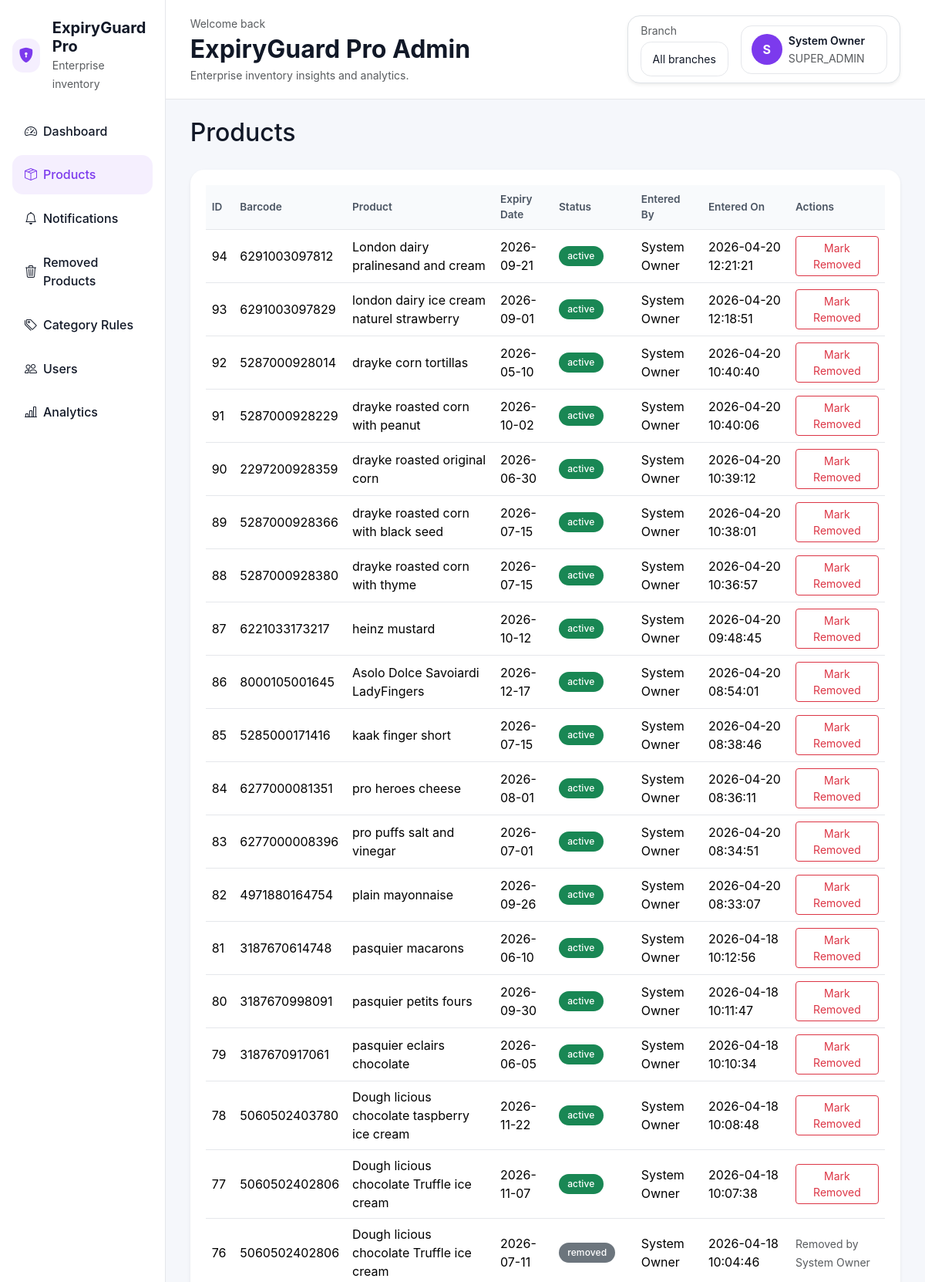
/admin/products.php (signed in, upper part), run on the app's committed database.
### tables this page shows
CREATE TABLE `products` (
  `id` int NOT NULL AUTO_INCREMENT,
  `company_id` int DEFAULT '1',
  `branch_id` int DEFAULT '1',
  `barcode` varchar(100) NOT NULL,
  `product_name` varchar(150) NOT NULL,
  `batch_code` varchar(100) DEFAULT NULL,
  `category` varchar(100) DEFAULT NULL,
  `quantity` int NOT NULL DEFAULT '1',
  `unit` varchar(50) DEFAULT NULL,
  `expiry_date` date NOT NULL,
  `status` enum('active','near_expiry','expired','removed') NOT NULL DEFAULT 'active',
  `entered_by` int NOT NULL,
  `entered_on` datetime DEFAULT CURRENT_TIMESTAMP,
  `is_removed` tinyint(1) NOT NULL DEFAULT '0',
  `removed_by` int DEFAULT NULL,
  `removed_on` datetime DEFAULT NULL,
  `notes` text,
  PRIMARY KEY (`id`),
  UNIQUE KEY `uq_branch_barcode_expiry` (`branch_id`,`barcode`,`expiry_date`),
  KEY `idx_products_company` (`company_id`),
  KEY `idx_products_branch` (`branch_id`),
  KEY `idx_products_status` (`status`),
  KEY `idx_products_expiry` (`expiry_date`),
  KEY `fk_products_entered_by` (`entered_by`),
  KEY `fk_products_removed_by` (`removed_by`),
  CONSTRAINT `fk_products_branch` FOREIGN KEY (`branch_id`) REFERENCES `branches` (`id`) ON DELETE CASCADE,
  CONSTRAINT `fk_products_company` FOREIGN KEY (`company_id`) REFERENCES `companies` (`id`) ON DELETE CASCADE,
  CONSTRAINT `fk_products_entered_by` FOREIGN KEY (`entered_by`) REFERENCES `users` (`id`),
  CONSTRAINT `fk_products_removed_by` FOREIGN KEY (`removed_by`) REFERENCES `users` (`id`) ON DELETE SET NULL
);

CREATE TABLE `users` (
  `id` int NOT NULL AUTO_INCREMENT,
  `company_id` int NOT NULL,
  `branch_id` int DEFAULT NULL,
  `full_name` varchar(100) NOT NULL,
  `username` varchar(50) NOT NULL,
  `password` varchar(255) NOT NULL,
  `role` enum('super_admin','company_admin','branch_manager','employee','viewer') NOT NULL DEFAULT 'employee',
  `email` varchar(150) DEFAULT NULL,
  `phone` varchar(50) DEFAULT NULL,
  `is_active` tinyint(1) NOT NULL DEFAULT '1',
  `last_login` datetime DEFAULT NULL,
  `created_at` datetime DEFAULT CURRENT_TIMESTAMP,
  PRIMARY KEY (`id`),
  UNIQUE KEY `uq_company_username` (`company_id`,`username`),
  KEY `fk_users_branch` (`branch_id`),
  CONSTRAINT `fk_users_branch` FOREIGN KEY (`branch_id`) REFERENCES `branches` (`id`) ON DELETE SET NULL,
  CONSTRAINT `fk_users_company` FOREIGN KEY (`company_id`) REFERENCES `companies` (`id`) ON DELETE CASCADE
);

### admin/products.php (the view, shortened to what this page needs)
<?php include 'layout_top.php'; ?>
<?php require_once '../config/db.php'; ?>
<?php require_once '../config/branch_filter.php'; ?>
<?php
$sql = "
    SELECT
        p.*,
        u.full_name AS entered_by_name,
        ru.full_name AS removed_by_name
    FROM products p
    LEFT JOIN users u ON p.entered_by = u.id
    LEFT JOIN users ru ON p.removed_by = ru.id
    WHERE 1 = 1
";
$sql .= " ORDER BY p.id DESC";
if ($branchFilterValue !== null) {
    $stmt = $conn->prepare($sql);
    $stmt->bind_param('s', $branchFilterValue);
    $stmt->execute();
    $products = $stmt->get_result();
} else {
    $products = $conn->query($sql);
}
?>
<div class="d-flex justify-content-between align-items-center mb-4">
    <div>
        <h2 class="mb-1">Products</h2>
    </div>
</div>
<div class="card border-0 shadow-sm">
    <div class="card-body table-responsive">
        <table class="table table-hover align-middle">
            <thead>
                <tr>
                    <th>ID</th>
                    <th>Barcode</th>
                    <th>Product</th>
                    <th>Expiry Date</th>
                    <th>Status</th>
                    <th>Entered By</th>
                    <th>Entered On</th>
                    <th>Actions</th>
                </tr>
            </thead>
            <tbody id="productsTableBody">
                <?php while ($product = $products->fetch_assoc()): ?>
                    <tr>
                        <td><?= $product['id'] ?></td>
                        <td><?= htmlspecialchars($product['barcode']) ?></td>
                        <td><?= htmlspecialchars($product['product_name']) ?></td>
                        <td><?= htmlspecialchars($product['expiry_date']) ?></td>
                        <td>
                            <span class="badge bg-<?php
                                echo $product['status'] === 'active'
                                    ? 'success'
                                    : (
                                        $product['status'] === 'near_expiry'
                                            ? 'warning text-dark'
                                            : (
                                                $product['status'] === 'expired'
                                                    ? 'danger'
                                                    : 'secondary'
                                            )
                                    );
                            ?>">
                                <?= htmlspecialchars($product['status']) ?>
                            </span>
                        </td>
                        <td>
                            <?= htmlspecialchars($product['entered_by_name'] ?? 'N/A') ?>
                        </td>
                        <td>
                            <?= htmlspecialchars($product['entered_on']) ?>
                        </td>
                        <td>
                            <?php if ((int)$product['is_removed'] === 0): ?>
                                <form
                                    method="POST"
                                    class="d-inline"
                                    onsubmit="return confirm('Mark this product as removed?');"
                                >
                                    <button
                                        name="remove_product"
                                        class="btn btn-sm btn-outline-danger"
                                    >
                                        Mark Removed
                                    </button>
                                </form>
                            <?php else: ?>
                                <span class="text-muted small">
                                    Removed by
                                    <?= htmlspecialchars($product['removed_by_name'] ?? 'N/A') ?>
                                </span>
                            <?php endif; ?>
                        </td>
                    </tr>
                <?php endwhile; ?>
            </tbody>
        </table>
    </div>
</div>
<?php include 'layout_bottom.php'; ?>

### assets/css/style.css (style rules this page uses)
:root { --body-bg: #f5f7fb; --surface: #ffffff; --surface-alt: #f8fafc; --text: #111827; --muted: #6b7280; --border: #e5e7eb; --accent: #7c3aed; --accent-soft: rgba(124, 58, 237, 0.08); --shadow: 0 6px 18px rgba(15, 23, 42, 0.05); --radius: 18px; }
html, body { min-height: 100%; margin: 0; font-family: "Inter", system-ui, -apple-system, BlinkMacSystemFont, "Segoe UI", sans-serif; background: var(--body-bg); color: var(--text); }
body { overflow-x: hidden; }
.card, .stat-card, .chart-card { background: var(--surface); border: 1px solid var(--border); border-radius: var(--radius); box-shadow: var(--shadow); }
.card-body { padding: 1.25rem; }
.table { background: #ffffff; margin-bottom: 0; }
.table thead th { background: #f8fafc; color: #4b5563; font-size: 0.85rem; font-weight: 600; border-bottom: 1px solid var(--border); }
.table th, .table td { border-color: var(--border); vertical-align: middle; }
.badge { border-radius: 999px; letter-spacing: 0.01em; padding: 0.45rem 0.7rem; font-weight: 500; }

### data on the page
products: id "94", barcode "6291003097812", product_name "London dairy pralinesand and cream", expiry_date "2026-09-21", status "active", entered_by.full_name "System Owner", entered_on "2026-04-20 12:21:21"
products: id "93", barcode "6291003097829", product_name "london dairy ice cream naturel strawberry", expiry_date "2026-09-01", status "active", entered_by.full_name "System Owner", entered_on "2026-04-20 12:18:51"
products: id "92", barcode "5287000928014", product_name "drayke corn tortillas", expiry_date "2026-05-10", status "active", entered_by.full_name "System Owner", entered_on "2026-04-20 10:40:40"
products: id "91", barcode "5287000928229", product_name "drayke roasted corn with peanut", expiry_date "2026-10-02", status "active", entered_by.full_name "System Owner", entered_on "2026-04-20 10:40:06"
products: id "90", barcode "2297200928359", product_name "drayke roasted original corn", expiry_date "2026-06-30", status "active", entered_by.full_name "System Owner", entered_on "2026-04-20 10:39:12"
products: id "89", barcode "5287000928366", product_name "drayke roasted corn with black seed", expiry_date "2026-07-15", status "active", entered_by.full_name "System Owner", entered_on "2026-04-20 10:38:01"
products: id "88", barcode "5287000928380", product_name "drayke roasted corn with thyme", expiry_date "2026-07-15", status "active", entered_by.full_name "System Owner", entered_on "2026-04-20 10:36:57"
products: id "87", barcode "6221033173217", product_name "heinz mustard", expiry_date "2026-10-12", status "active", entered_by.full_name "System Owner", entered_on "2026-04-20 09:48:45"
products: id "86", barcode "8000105001645", product_name "Asolo Dolce Savoiardi LadyFingers", expiry_date "2026-12-17", status "active", entered_by.full_name "System Owner", entered_on "2026-04-20 08:54:01"
products: id "85", barcode "5285000171416", product_name "kaak finger short", expiry_date "2026-07-15", status "active", entered_by.full_name "System Owner", entered_on "2026-04-20 08:38:46"
products: id "84", barcode "6277000081351", product_name "pro heroes cheese", expiry_date "2026-08-01", status "active", entered_by.full_name "System Owner", entered_on "2026-04-20 08:36:11"
products: id "83", barcode "6277000008396", product_name "pro puffs salt and vinegar", expiry_date "2026-07-01", status "active", entered_by.full_name "System Owner", entered_on "2026-04-20 08:34:51"
products: id "82", barcode "4971880164754", product_name "plain mayonnaise", expiry_date "2026-09-26", status "active", entered_by.full_name "System Owner", entered_on "2026-04-20 08:33:07"
products: id "81", barcode "3187670614748", product_name "pasquier macarons", expiry_date "2026-06-10", status "active", entered_by.full_name "System Owner", entered_on "2026-04-18 10:12:56"
products: id "80", barcode "3187670998091", product_name "pasquier petits fours", expiry_date "2026-09-30", status "active", entered_by.full_name "System Owner", entered_on "2026-04-18 10:11:47"
products: id "79", barcode "3187670917061", product_name "pasquier eclairs chocolate", expiry_date "2026-06-05", status "active", entered_by.full_name "System Owner", entered_on "2026-04-18 10:10:34"
products: id "78", barcode "5060502403780", product_name "Dough licious chocolate taspberry ice cream", expiry_date "2026-11-22", status "active", entered_by.full_name "System Owner", entered_on "2026-04-18 10:08:48"
products: id "77", barcode "5060502402806", product_name "Dough licious chocolate Truffle ice cream", expiry_date "2026-11-07", status "active", entered_by.full_name "System Owner", entered_on "2026-04-18 10:07:38"
products: id "76", barcode "5060502402806", product_name "Dough licious chocolate Truffle ice cream", expiry_date "2026-07-11", status "removed", entered_by.full_name "System Owner", entered_on "2026-04-18 10:04:46"

### other printed values
$companyName "ExpiryGuard Pro"
$item['label'] "Dashboard"
$item['label'] "Products"
$item['label'] "Notifications"
$item['label'] "Removed Products"
$item['label'] "Category Rules"
$item['label'] "Users"
$item['label'] "Analytics"
$userInitial "S"
$userName "System Owner"
$userRole "SUPER_ADMIN"
